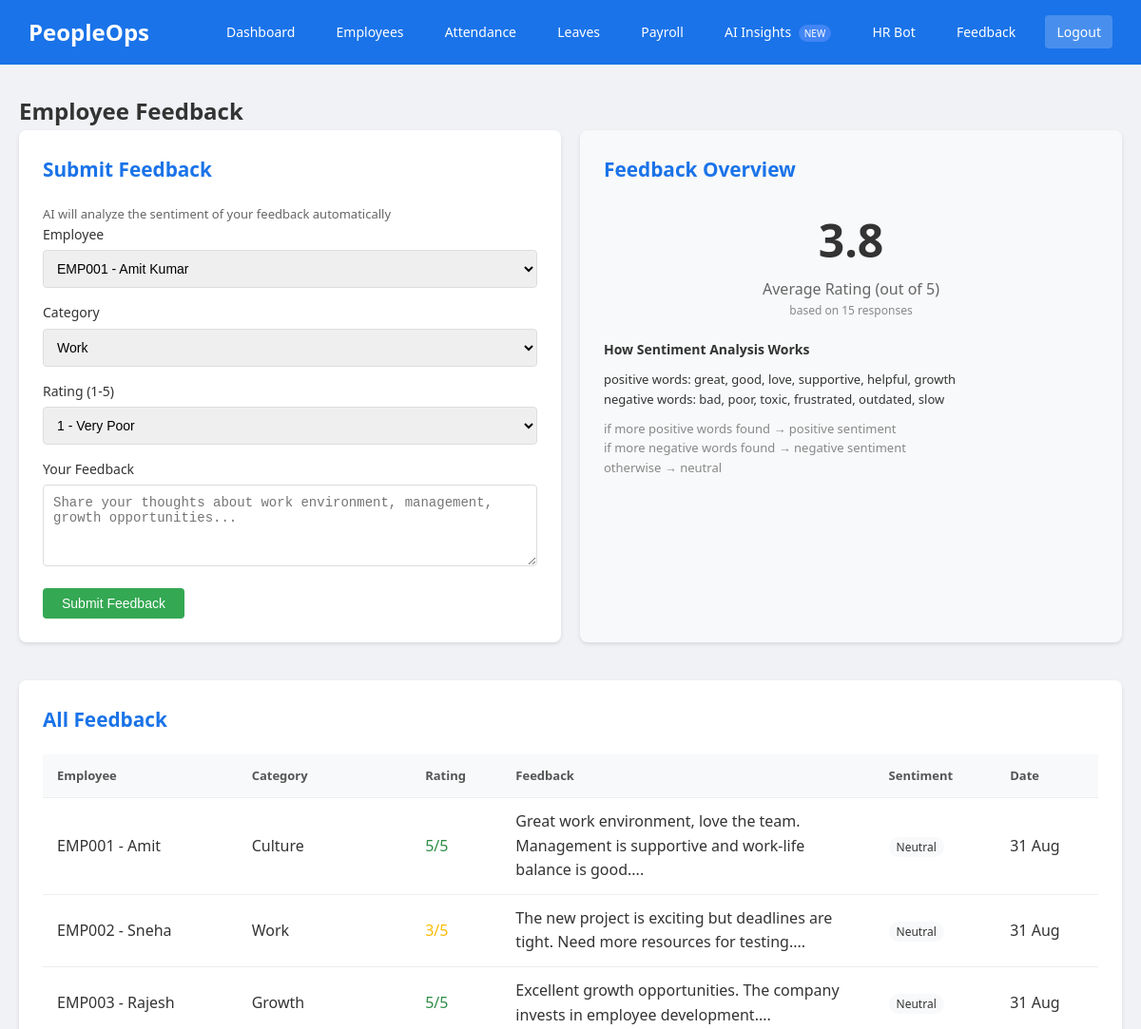
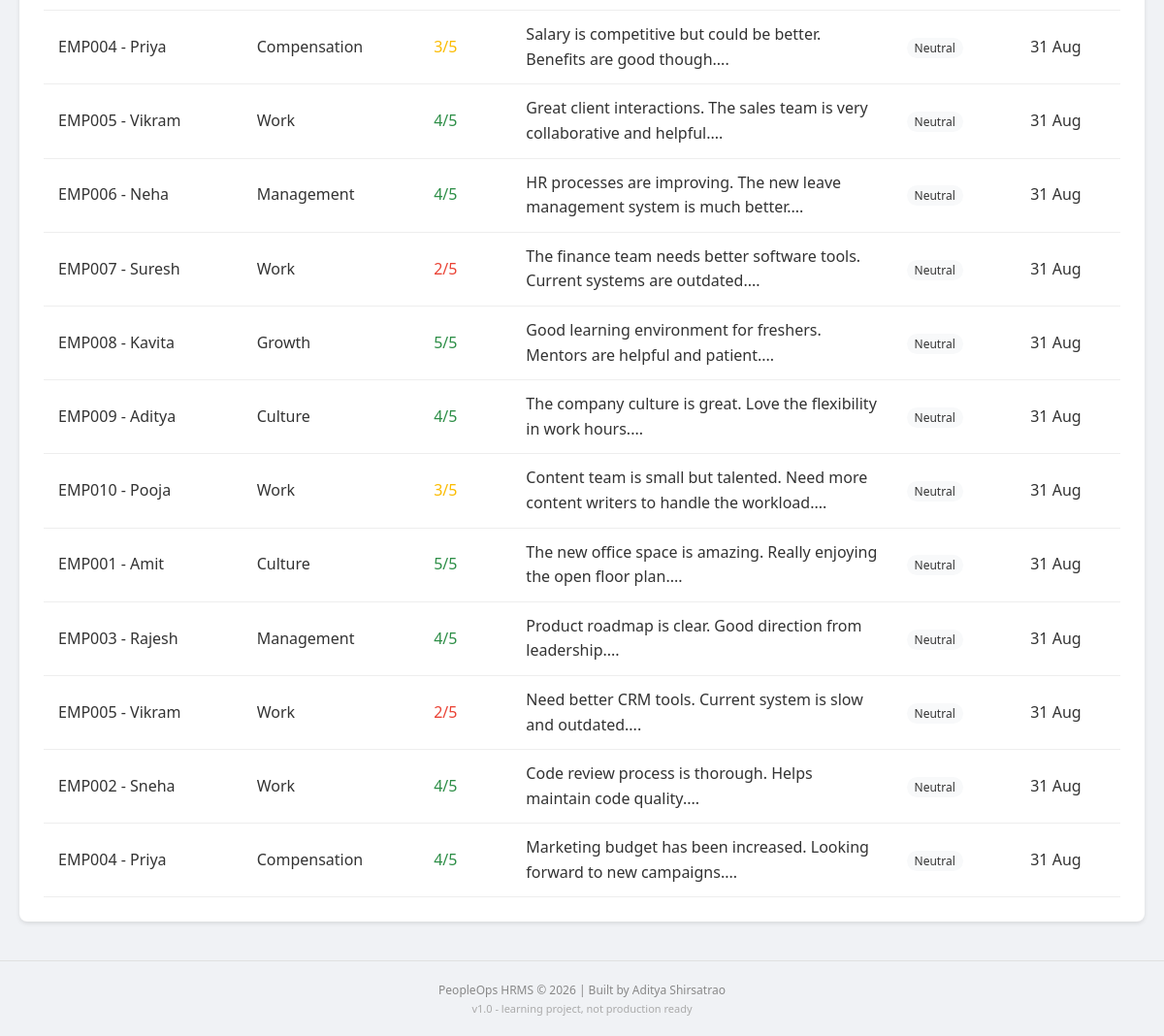
The app's page /feedback.php (signed in) with its own data (2 pictures, top to bottom).
### tables this page shows
CREATE TABLE feedback (
    id INT AUTO_INCREMENT PRIMARY KEY,
    employee_id INT NOT NULL,
    feedback_text TEXT NOT NULL,
    rating INT CHECK (rating >= 1 AND rating <= 5),
    category ENUM('work', 'management', 'culture', 'compensation', 'growth') DEFAULT 'work',
    sentiment VARCHAR(20) DEFAULT NULL,
    created_at TIMESTAMP DEFAULT CURRENT_TIMESTAMP,
    FOREIGN KEY (employee_id) REFERENCES employees(id)
);

CREATE TABLE employees (
    id INT AUTO_INCREMENT PRIMARY KEY,
    emp_id VARCHAR(20) UNIQUE NOT NULL,
    first_name VARCHAR(50) NOT NULL,
    last_name VARCHAR(50) NOT NULL,
    email VARCHAR(100) UNIQUE NOT NULL,
    phone VARCHAR(20),
    date_of_birth DATE,
    gender ENUM('male', 'female', 'other'),
    address TEXT,
    city VARCHAR(50),
    department_id INT,
    designation VARCHAR(100),
    date_of_joining DATE,
    employment_type ENUM('full_time', 'part_time', 'contract', 'intern') DEFAULT 'full_time',
    basic_salary DECIMAL(10,2) DEFAULT 0,
    pan_number VARCHAR(10),
    aadhar_number VARCHAR(12),
    bank_account VARCHAR(20),
    bank_name VARCHAR(50),
    emergency_contact VARCHAR(20),
    emergency_contact_name VARCHAR(100),
    status ENUM('active', 'inactive', 'terminated') DEFAULT 'active',
    created_at TIMESTAMP DEFAULT CURRENT_TIMESTAMP,
    FOREIGN KEY (department_id) REFERENCES departments(id)
);

### config.php (called while the page is built, shortened)
<?php
require_once __DIR__ . '/includes/db_compat.php';
$dbUrl = getenv('DATABASE_URL');
if ($dbUrl) {
    $parts = parse_url($dbUrl);
    $host = $parts['host'] ?? 'localhost';
    $port = $parts['port'] ?? '5432';
    $dbname = ltrim($parts['path'], '/');
    $user = $parts['user'] ?? '';
    $pass = $parts['pass'] ?? '';
    $dsn = "pgsql:host=$host;port=$port;dbname=$dbname;sslmode=require";
    $conn = new CompatDB($dsn, $user, $pass);
    $conn->query("SET search_path TO hrms, public");
} else {
    $host = getenv('DB_HOST') ?: 'localhost';
    $user = getenv('DB_USER') ?: 'root';
    $pass = getenv('DB_PASS') ?: '';
    $dbname = getenv('DB_NAME') ?: 'peopleops_db';
    $dsn = "mysql:host=$host;dbname=$dbname;charset=utf8mb4";
    $conn = new CompatDB($dsn, $user, $pass);
}
?>

### includes/db_compat.php (called while the page is built, shortened)
<?php
class CompatDB {
    private $pdo;
    public function __construct($dsn, $user = '', $pass = '', $options = []) {
        $this->pdo = new PDO($dsn, $user, $pass, array_merge([
            PDO::ATTR_ERRMODE => PDO::ERRMODE_EXCEPTION,
            PDO::ATTR_DEFAULT_FETCH_MODE => PDO::FETCH_ASSOC,
        ], $options));
    }
    public function query($sql) {
        try {
            $stmt = $this->pdo->query($sql);
            return new CompatResult($stmt);
        } catch (PDOException $e) {
            return false;
        }
    }
}
class CompatResult {
    private $stmt;
    private $rows = null;
    private $pos = 0;
    public function __construct($stmt) {
        $this->stmt = $stmt;
    }
    public function fetch_assoc() {
        if ($this->rows === null) {
            $this->rows = $this->stmt->fetchAll(PDO::FETCH_ASSOC);
        }
        if ($this->pos < count($this->rows)) {
            return $this->rows[$this->pos++];
        }
        return null;
    }
    public function num_rows() {
        if ($this->rows === null) {
            $this->rows = $this->stmt->fetchAll(PDO::FETCH_ASSOC);
        }
        return count($this->rows);
    }
    public function __get($name) {
        if ($name === 'num_rows') {
            return $this->num_rows();
        }
        return null;
    }
}

### feedback.php (the view, shortened to what this page needs)
<?php require_once 'includes/header.php';
$allFeedback = $conn->query("
    SELECT f.*, e.first_name, e.last_name, e.emp_id
    FROM feedback f
    JOIN employees e ON f.employee_id=e.id
    ORDER BY f.created_at DESC
");
$avgRating = $conn->query("SELECT AVG(rating) as avg_rating, COUNT(*) as total FROM feedback")->fetch_assoc();
?>
<h2>Employee Feedback</h2>
<div style="display: grid; grid-template-columns: 1fr 1fr; gap: 20px;">
    <div class="card">
        <h2>Submit Feedback</h2>
        <p style="color:#666; font-size:13px;">AI will analyze the sentiment of your feedback automatically</p>
        <form method="POST">
            <div class="form-group">
                <label>Employee</label>
                <select name="employee_id" class="form-control" required>
                    <?php
                    $emps = $conn->query("SELECT id, emp_id, first_name, last_name FROM employees WHERE status='active' ORDER BY emp_id");
                    while ($emp = $emps->fetch_assoc()): ?>
                        <option value="<?= $emp['id'] ?>"><?= $emp['emp_id'] ?> - <?= $emp['first_name'] ?> <?= $emp['last_name'] ?></option>
                    <?php endwhile; ?>
                </select>
            </div>
            <div class="form-group">
                <label>Category</label>
                <select name="category" class="form-control">
                    <option value="work">Work</option>
                </select>
            </div>
            <div class="form-group">
                <label>Rating (1-5)</label>
                <select name="rating" class="form-control" required>
                    <option value="1">1 - Very Poor</option>
                </select>
            </div>
            <div class="form-group">
                <label>Your Feedback</label>
                <textarea name="feedback_text" class="form-control" rows="4" required
                          placeholder="Share your thoughts about work environment, management, growth opportunities..."></textarea>
            </div>
            <button type="submit" name="submit_feedback" class="btn btn-success">Submit Feedback</button>
        </form>
    </div>
    <div class="card" style="background:#f8f9fa;">
        <h2>Feedback Overview</h2>
        <div style="text-align:center; margin:20px 0;">
            <h3 style="font-size:48px; margin:0; color:#333;"><?= round($avgRating['avg_rating'] ?? 0, 1) ?></h3>
            <p style="color:#666;">Average Rating (out of 5)</p>
            <p style="color:#888; font-size:12px;">based on <?= $avgRating['total'] ?> responses</p>
        </div>
        <div style="margin-top:20px;">
            <h3 style="font-size:14px; margin-bottom:10px;">How Sentiment Analysis Works</h3>
            <div style="font-size:13px;">
                <p>positive words: great, good, love, supportive, helpful, growth</p>
                <p>negative words: bad, poor, toxic, frustrated, outdated, slow</p>
                <p style="margin-top:10px; color:#888;">
                    if more positive words found → positive sentiment<br>
                    if more negative words found → negative sentiment<br>
                    otherwise → neutral
                </p>
            </div>
        </div>
    </div>
</div>
<div class="card" style="margin-top: 20px;">
    <h2>All Feedback</h2>
    <?php if ($allFeedback->num_rows > 0): ?>
    <table>
        <thead>
            <tr>
                <th>Employee</th>
                <th>Category</th>
                <th>Rating</th>
                <th>Feedback</th>
                <th>Sentiment</th>
                <th>Date</th>
            </tr>
        </thead>
        <tbody>
            <?php while ($fb = $allFeedback->fetch_assoc()): ?>
            <tr>
                <td><?= $fb['emp_id'] ?> - <?= $fb['first_name'] ?></td>
                <td style="text-transform:capitalize;"><?= $fb['category'] ?></td>
                <td>
                    <span style="color: <?= $fb['rating'] >= 4 ? '#2d8e47' : ($fb['rating'] >= 3 ? '#fbbc04' : '#ea4335') ?>;">
                        <?= $fb['rating'] ?>/5
                    </span>
                </td>
                <td style="max-width:300px;"><?= htmlspecialchars(mb_substr($fb['feedback_text'], 0, 100)) ?>...</td>
                <td>
                    <span style="background: <?= $fb['sentiment']=='positive' ? '#e8f5e9' : ($fb['sentiment']=='negative' ? '#fce4ec' : '#f8f9fa') ?>;
                         padding: 2px 8px; border-radius: 12px; font-size: 12px;">
                        <?= ucfirst($fb['sentiment'] ?? 'neutral') ?>
                    </span>
                </td>
                <td><?= date('d M', strtotime($fb['created_at'])) ?></td>
            </tr>
            <?php endwhile; ?>
        </tbody>
    </table>
    <?php else: ?>
    <p style="color:#888;">No feedback submitted yet.</p>
    <?php endif; ?>
</div>
<?php require_once 'includes/footer.php'; ?>

### includes/header.php (shortened to what this page needs)
<?php require_once __DIR__ . '/../config.php'; requireLogin(); ?>
<!DOCTYPE html>
<html lang="en">
<head>
    <link rel="stylesheet" href="assets/style.css">
</head>
<body>
    <nav class="navbar">
        <div class="nav-brand"><a href="index.php"><?= SITE_NAME ?></a></div>
        <div class="nav-links">
            <a href="index.php">Dashboard</a>
            <a href="employees.php">Employees</a>
            <a href="attendance.php">Attendance</a>
            <a href="leave.php">Leaves</a>
            <a href="payroll.php">Payroll</a>
            <a href="ai_insights.php">AI Insights <span class="nav-badge">NEW</span></a>
            <a href="ai_chatbot.php">HR Bot</a>
            <a href="feedback.php">Feedback</a>
            <a href="logout.php" class="btn-logout">Logout</a>
        </div>
    </nav>
    <main class="container">

### includes/footer.php
    </main>
    <footer style="text-align:center; padding:20px; color:#888; font-size:12px; margin-top:40px; border-top:1px solid #e0e0e0;">
        <p>PeopleOps HRMS &copy; <?= date('Y') ?> | Built by Aditya Shirsatrao</p>
        <p style="font-size:11px; color:#aaa;">v1.0 - learning project, not production ready</p>
    </footer>
</body>
</html>

### assets/style.css (style rules this page uses)
* { margin: 0; padding: 0; box-sizing: border-box; }
body { font-family: 'Segoe UI', Tahoma, Geneva, Verdana, sans-serif; background: #f0f2f5; color: #333; line-height: 1.6; }
.navbar { background: #1a73e8; padding: 15px 30px; display: flex; justify-content: space-between; align-items: center; }
.nav-brand a { color: white; font-size: 1.5rem; font-weight: bold; text-decoration: none; }
.nav-links a { color: white; text-decoration: none; margin-left: 15px; padding: 8px 12px; border-radius: 4px; transition: background 0.3s; font-size: 14px; }
.btn-logout { background: rgba(255,255,255,0.2) !important; }
.container { max-width: 1200px; margin: 30px auto; padding: 0 20px; }
.card { background: white; border-radius: 8px; padding: 25px; margin-bottom: 20px; box-shadow: 0 2px 4px rgba(0,0,0,0.1); }
.card h2 { margin-bottom: 20px; color: #1a73e8; font-size: 1.3rem; }
table { width: 100%; border-collapse: collapse; }
th, td { padding: 12px 15px; text-align: left; border-bottom: 1px solid #eee; }
th { background: #f8f9fa; color: #555; font-weight: 600; font-size: 13px; }
.btn { display: inline-block; padding: 8px 20px; border: none; border-radius: 4px; cursor: pointer; text-decoration: none; font-size: 14px; transition: background 0.3s; }
.btn-success { background: #34a853; color: white; }
.form-group { margin-bottom: 15px; }
.form-group label { display: block; margin-bottom: 5px; font-weight: 500; font-size: 14px; }
.form-control { width: 100%; padding: 10px; border: 1px solid #ddd; border-radius: 4px; font-size: 14px; }

### includes/header.php (style rules this page uses)
.nav-badge { background: #4285f4; color: white; font-size: 10px; padding: 2px 6px; border-radius: 10px; margin-left: 4px; }

### records on screen
feedback: employee.emp_id "EMP001", employee.first_name "Amit", category "Culture", rating "5", feedback_text "Great work environment, love the team. Management is supportive and work-life balance is good.", sentiment "Neutral", created_at "31 Aug"
feedback: employee.emp_id "EMP002", employee.first_name "Sneha", category "Work", rating "3", feedback_text "The new project is exciting but deadlines are tight. Need more resources for testing.", sentiment "Neutral", created_at "31 Aug"
feedback: employee.emp_id "EMP003", employee.first_name "Rajesh", category "Growth", rating "5", feedback_text "Excellent growth opportunities. The company invests in employee development.", sentiment "Neutral", created_at "31 Aug"
feedback: employee.emp_id "EMP004", employee.first_name "Priya", category "Compensation", rating "3", feedback_text "Salary is competitive but could be better. Benefits are good though.", sentiment "Neutral", created_at "31 Aug"
feedback: employee.emp_id "EMP005", employee.first_name "Vikram", category "Work", rating "4", feedback_text "Great client interactions. The sales team is very collaborative and helpful.", sentiment "Neutral", created_at "31 Aug"
feedback: employee.emp_id "EMP006", employee.first_name "Neha", category "Management", rating "4", feedback_text "HR processes are improving. The new leave management system is much better.", sentiment "Neutral", created_at "31 Aug"
feedback: employee.emp_id "EMP007", employee.first_name "Suresh", category "Work", rating "2", feedback_text "The finance team needs better software tools. Current systems are outdated.", sentiment "Neutral", created_at "31 Aug"
feedback: employee.emp_id "EMP008", employee.first_name "Kavita", category "Growth", rating "5", feedback_text "Good learning environment for freshers. Mentors are helpful and patient.", sentiment "Neutral", created_at "31 Aug"
feedback: employee.emp_id "EMP009", employee.first_name "Aditya", category "Culture", rating "4", feedback_text "The company culture is great. Love the flexibility in work hours.", sentiment "Neutral", created_at "31 Aug"
feedback: employee.emp_id "EMP010", employee.first_name "Pooja", category "Work", rating "3", feedback_text "Content team is small but talented. Need more content writers to handle the workload.", sentiment "Neutral", created_at "31 Aug"
feedback: employee.emp_id "EMP001", employee.first_name "Amit", category "Culture", rating "5", feedback_text "The new office space is amazing. Really enjoying the open floor plan.", sentiment "Neutral", created_at "31 Aug"
feedback: employee.emp_id "EMP003", employee.first_name "Rajesh", category "Management", rating "4", feedback_text "Product roadmap is clear. Good direction from leadership.", sentiment "Neutral", created_at "31 Aug"
feedback: employee.emp_id "EMP005", employee.first_name "Vikram", category "Work", rating "2", feedback_text "Need better CRM tools. Current system is slow and outdated.", sentiment "Neutral", created_at "31 Aug"
feedback: employee.emp_id "EMP002", employee.first_name "Sneha", category "Work", rating "4", feedback_text "Code review process is thorough. Helps maintain code quality.", sentiment "Neutral", created_at "31 Aug"
feedback: employee.emp_id "EMP004", employee.first_name "Priya", category "Compensation", rating "4", feedback_text "Marketing budget has been increased. Looking forward to new campaigns.", sentiment "Neutral", created_at "31 Aug"

### other values on screen
SITE_NAME "PeopleOps"
$avgRating['avg_rating'] "3.8"
$avgRating['total'] "15"
form field employee_id "EMP001 - Amit Kumar"
